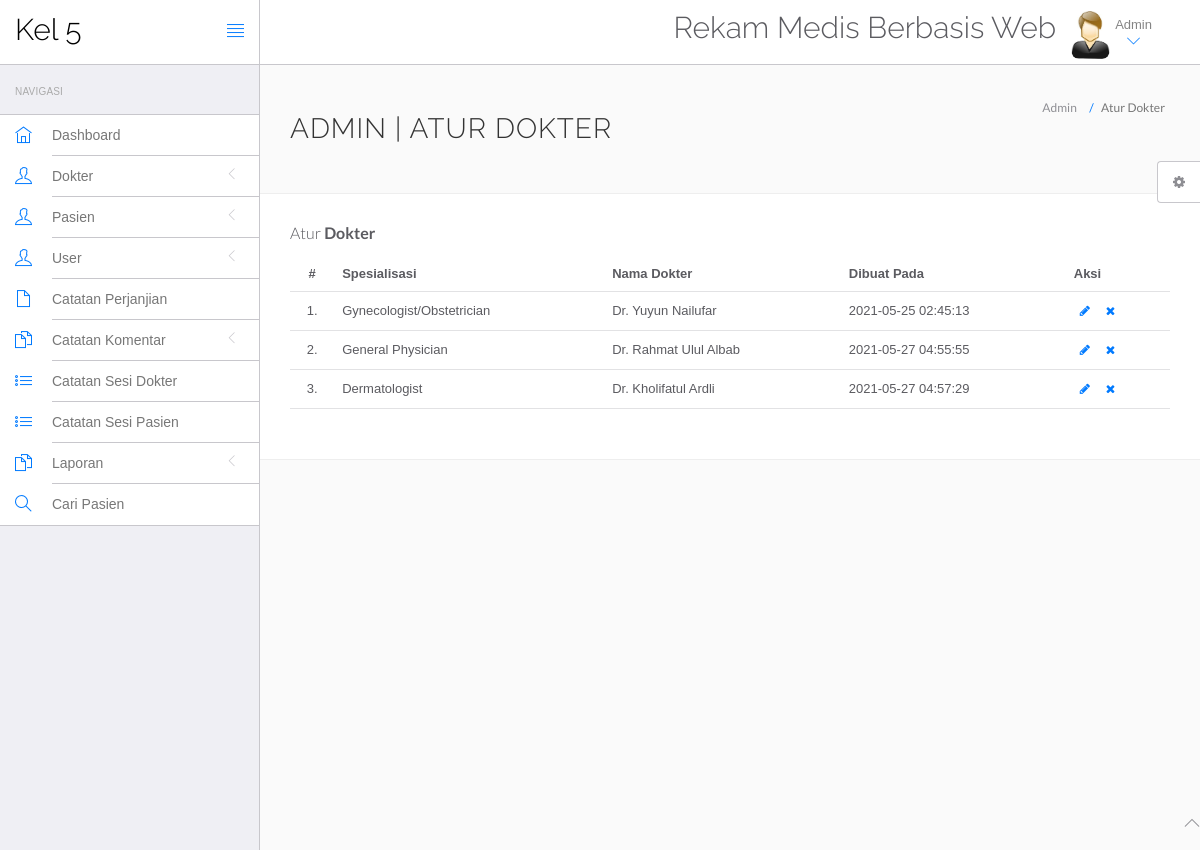
Page /hms/admin/manage-doctors.php (signed in) on the committed database.
### tables this page shows
CREATE TABLE `doctors` (
  `id` int(11) NOT NULL,
  `specilization` varchar(255) DEFAULT NULL,
  `doctorName` varchar(255) DEFAULT NULL,
  `address` longtext DEFAULT NULL,
  `docFees` varchar(255) DEFAULT NULL,
  `contactno` bigint(11) DEFAULT NULL,
  `docEmail` varchar(255) DEFAULT NULL,
  `password` varchar(255) DEFAULT NULL,
  `creationDate` timestamp NULL DEFAULT current_timestamp(),
  `updationDate` timestamp NULL DEFAULT NULL ON UPDATE current_timestamp()
);

### hms/admin/manage-doctors.php (the view, shortened to what this page needs)
<?php
include('include/config.php');
?>
<!DOCTYPE html>
<html lang="en">
	<head>
		<link rel="stylesheet" href="vendor/bootstrap/css/bootstrap.min.css">
		<link rel="stylesheet" href="vendor/fontawesome/css/font-awesome.min.css">
		<link rel="stylesheet" href="vendor/themify-icons/themify-icons.min.css">
		<link href="vendor/animate.css/animate.min.css" rel="stylesheet" media="screen">
		<link href="vendor/perfect-scrollbar/perfect-scrollbar.min.css" rel="stylesheet" media="screen">
		<link href="vendor/switchery/switchery.min.css" rel="stylesheet" media="screen">
		<link href="vendor/bootstrap-touchspin/jquery.bootstrap-touchspin.min.css" rel="stylesheet" media="screen">
		<link href="vendor/select2/select2.min.css" rel="stylesheet" media="screen">
		<link href="vendor/bootstrap-datepicker/bootstrap-datepicker3.standalone.min.css" rel="stylesheet" media="screen">
		<link href="vendor/bootstrap-timepicker/bootstrap-timepicker.min.css" rel="stylesheet" media="screen">
		<link rel="stylesheet" href="assets/css/styles.css">
		<link rel="stylesheet" href="assets/css/plugins.css">
		<link rel="stylesheet" href="assets/css/themes/theme-1.css" id="skin_color" />
	</head>
	<body>
		<div id="app">
<?php include('include/sidebar.php');?>
			<div class="app-content">
						<?php include('include/header.php');?>
				<div class="main-content" >
					<div class="wrap-content container" id="container">
						<section id="page-title">
							<div class="row">
								<div class="col-sm-8">
									<h1 class="mainTitle">Admin | Atur Dokter</h1>
																	</div>
								<ol class="breadcrumb">
									<li>
										<span>Admin</span>
									</li>
									<li class="active">
										<span>Atur Dokter</span>
									</li>
								</ol>
							</div>
						</section>
						<div class="container-fluid container-fullw bg-white">
									<div class="row">
								<div class="col-md-12">
									<h5 class="over-title margin-bottom-15"> Atur <span class="text-bold">Dokter</span></h5>
									<table class="table table-hover" id="sample-table-1">
										<thead>
											<tr>
												<th class="center">#</th>
												<th>Spesialisasi</th>
												<th class="hidden-xs">Nama Dokter</th>
												<th>Dibuat Pada</th>
												<th>Aksi</th>
											</tr>
										</thead>
										<tbody>
<?php
$sql=mysqli_query($con,"select * from doctors");
$cnt=1;
while($row=mysqli_fetch_array($sql))
{
?>
											<tr>
												<td class="center"><?php echo $cnt;?>.</td>
												<td class="hidden-xs"><?php echo $row['specilization'];?></td>
												<td><?php echo $row['doctorName'];?></td>
												<td><?php echo $row['creationDate'];?>
												</td>
												<td >
												<div class="visible-md visible-lg hidden-sm hidden-xs">
							<a href="edit-doctor.php?id=<?php echo $row['id'];?>" class="btn btn-transparent btn-xs" tooltip-placement="top" tooltip="Edit"><i class="fa fa-pencil"></i></a>
	<a href="manage-doctors.php?id=<?php echo $row['id']?>&del=delete" onClick="return confirm('Are you sure you want to delete?')"class="btn btn-transparent btn-xs tooltips" tooltip-placement="top" tooltip="Remove"><i class="fa fa-times fa fa-white"></i></a>
												</div>
												</td>
											</tr>
											<?php
$cnt=$cnt+1;
											 }?>
										</tbody>
									</table>
								</div>
							</div>
								</div>
							</div>
						</div>
					</div>
				</div>
	<?php include('include/footer.php');?>
	<?php include('include/setting.php');?>
	</body>
</html>

### hms/admin/assets/css/themes/theme-1.css (style rules this page uses)
body { background: #FAFAFA; }

### rows in the picture
doctors: specilization "Gynecologist/Obstetrician", doctorName "Dr. Yuyun Nailufar", creationDate "2021-05-25 02:45:13"
doctors: specilization "General Physician", doctorName "Dr. Rahmat Ulul Albab", creationDate "2021-05-27 04:55:55"
doctors: specilization "Dermatologist", doctorName "Dr. Kholifatul Ardli", creationDate "2021-05-27 04:57:29"
